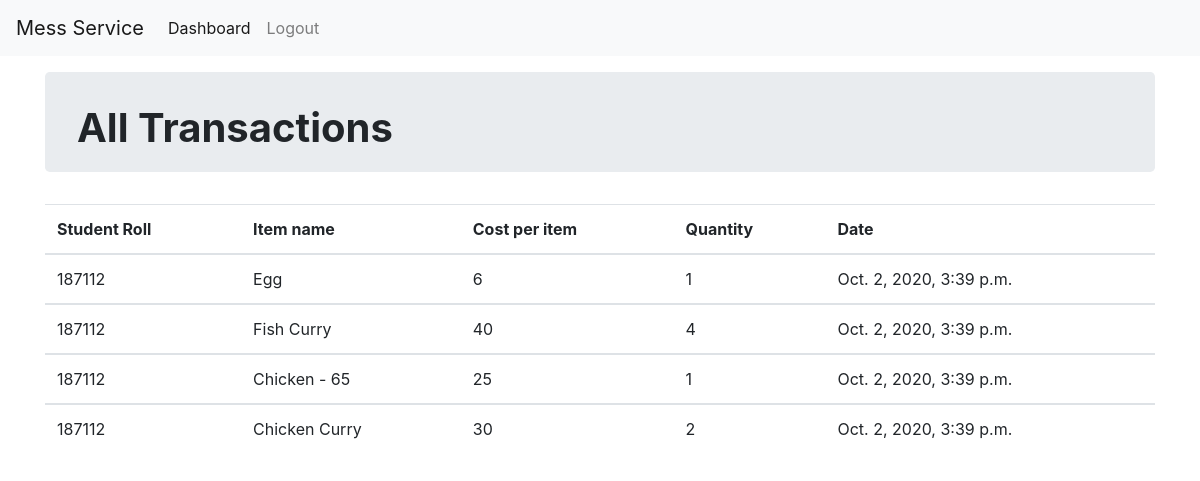
The app's page /vendor/dashboard/ (signed in), older data.
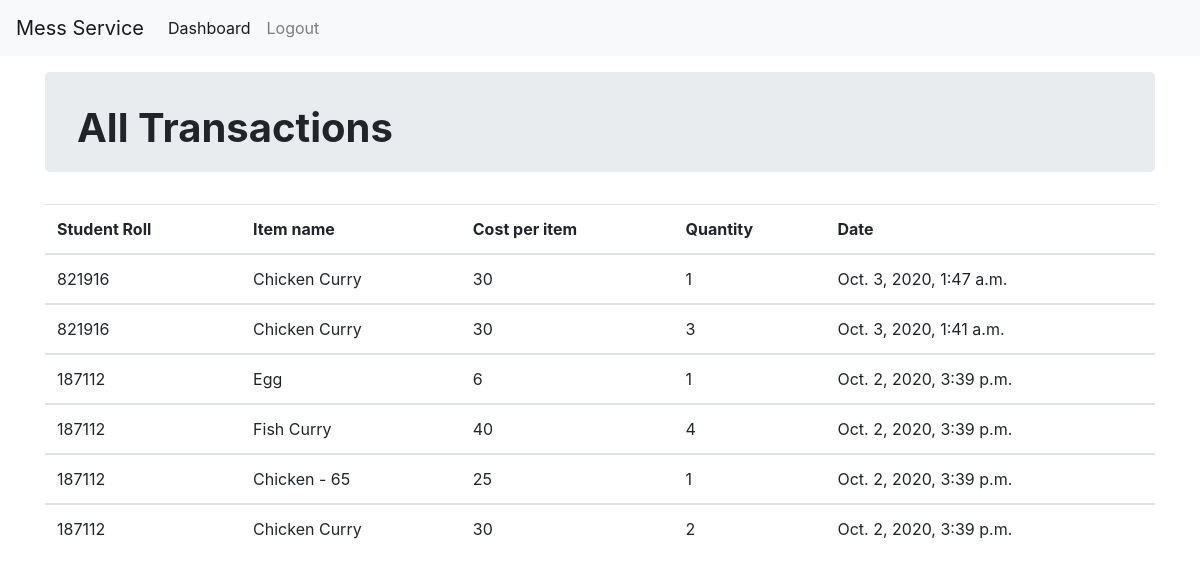
The same page, newer data.
### vendor/models.py (models this page shows, shortened)
class Token(models.Model):
    reg_id = models.ForeignKey(
        Student, related_name='token', null=True, blank=True, on_delete=models.CASCADE)
    item_name = models.ForeignKey(
        ExtraItems, max_length=30, on_delete=models.CASCADE)
    quantity = models.IntegerField()
    date = models.DateTimeField(default=datetime.now, blank=True)
    def __str__(self):
        return self.reg_id.user.username+" "+self.item_name.item_name
    class Meta:
        ordering = ['-date']

class ExtraItems(models.Model):
    item_name = models.CharField(max_length=100, primary_key=True)
    item_cost = models.CharField(max_length=10)
    def __str__(self):
        return self.item_name

### student/models.py (models this page shows, shortened)
class Student(models.Model):
    user = models.OneToOneField(User, on_delete=models.CASCADE)
    pass_code = models.CharField(max_length=6, default="")
    email = models.CharField(max_length=50, default="")

### vendor/views.py (the view)
# urls.py: path('dashboard/',token_list, name="dashboard"),
@login_required
@user_passes_test(check)
def token_list(request):
    tok_list = Token.objects.all()
    print(tok_list)
    flag = True
    return render(request,'vendor/dashboard.html',{'token_list':tok_list,'flag':flag})

### vendor/views.py (called while the page is built)
def check(user):
    return not Student.objects.filter(user=user).exists()

### templates/vendor/dashboard.html (shortened to what this page needs)
{% extends 'base.html' %}
{% load static %}
{% block body %}
<nav class="navbar navbar-expand-lg navbar-light bg-light mb-3">
          <a class="navbar-brand" href="#">Mess Service</a>
          <div class="collapse navbar-collapse" id="navbarSupportedContent">
            <ul class="navbar-nav mr-auto">
              <li class="nav-item active">
                <a class="nav-link" href="#">Dashboard </a>
              </li>
              <li class="nav-item">
                <a class="nav-link" href="{% url 'accounts:logout' %}">Logout</a>
              </li>
            </ul>
          </div>
</nav>
<div class="container">
    <div class="jumbotron" style="height: 100px;padding-top: 2rem;">
        <h1 ><strong>All Transactions</strong> </h1>
    </div>
        <table class="table">
          <thead>
            <tr>
              {% if flag  %}
              <th scope="col">Student Roll</th>
              {% endif %}
              <th scope="col">Item name</th>
              <th scope="col">Cost per item</th>
              <th scope="col">Quantity</th>
              <th scope="col"> Date </th>
            </tr>
          </thead>
      {% for tok in token_list %}
          <tbody>
            <tr>
              {% if flag  %}
              <td>{{ tok.reg_id.user.username }}</td>
              {% endif %}
              <td>{{ tok.item_name }}</td>
              <td>{{ tok.item_name.item_cost }}</td>
              <td>{{ tok.quantity }}</td>
              <td>{{ tok.date }}</td>
            </tr>
          </tbody>
        {% endfor %}
      </table>
      {% endblock %}

### templates/base.html (shortened to what this page needs)
<!doctype html>
{% load static %}
<html lang="en">
  <head>
    <link rel="stylesheet" href="https://stackpath.bootstrapcdn.com/bootstrap/4.3.1/css/bootstrap.min.css">
  </head>
  <body>
    {% block body %}{% endblock %}
  </body>
</html>

Row changes from the older to the newer data that the page shows:
added Token: reg_id.user.username "821916", item_name "Chicken Curry", item_name.item_cost "30", quantity "1", date "Oct. 3, 2020, 1:47 a.m."
added Token: reg_id.user.username "821916", item_name "Chicken Curry", item_name.item_cost "30", quantity "3", date "Oct. 3, 2020, 1:41 a.m."
